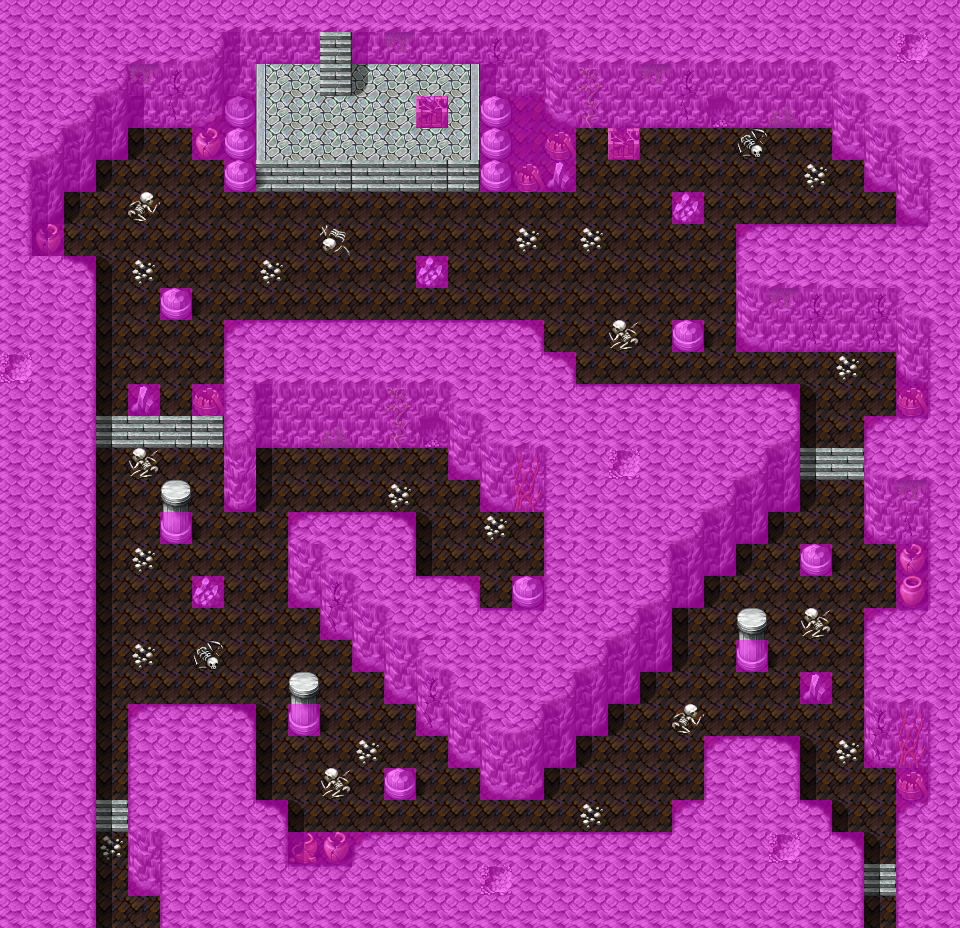

The image is a tile-based game level rendered from a .tmx file. Its description and source (layers, tilesets, objects; grid data summarised) follow:
An orthogonal 30x29 tile map with 32x32 px tiles, 4 tile layers (Ground, Objects, Above, Walkable), 13 tilesets and 13 objects (7x spawn, 3x mapchange, 2x script, key).

<map version="1.0" orientation="orthogonal" width="30" height="29" tilewidth="32" tileheight="32">
    <tileset firstgid="1" name="map_3" tilewidth="32" tileheight="32">
        <image source="../drawable/map_3.png" width="256" height="256" />
    </tileset>
    <tileset firstgid="65" name="map_4" tilewidth="32" tileheight="32">
        <image source="../drawable/map_4.png" width="256" height="256" />
    </tileset>
    <tileset firstgid="129" name="map_5" tilewidth="32" tileheight="32">
        <image source="../drawable/map_5.png" width="256" height="256" />
    </tileset>
    <tileset firstgid="193" name="map_46" tilewidth="32" tileheight="32">
        <image source="../drawable/map_46.png" width="256" height="256" />
    </tileset>
    <tileset firstgid="257" name="map_0" tilewidth="32" tileheight="32">
        <image source="../drawable/map_0.png" width="256" height="256" />
    </tileset>
    <tileset firstgid="321" name="map_43" tilewidth="32" tileheight="32">
        <image source="../drawable/map_43.png" width="256" height="256" />
    </tileset>
    <tileset firstgid="385" name="map_1" tilewidth="32" tileheight="32">
        <image source="../drawable/map_1.png" width="256" height="256" />
    </tileset>
    <tileset firstgid="449" name="map_29" tilewidth="32" tileheight="32">
        <image source="../drawable/map_29.png" width="256" height="256" />
    </tileset>
    <tileset firstgid="513" name="map_14" tilewidth="32" tileheight="32">
        <image source="../drawable/map_14.png" width="256" height="256" />
    </tileset>
    <tileset firstgid="577" name="map_28" tilewidth="32" tileheight="32">
        <image source="../drawable/map_28.png" width="256" height="256" />
    </tileset>
    <tileset firstgid="641" name="map_2" tilewidth="32" tileheight="32">
        <image source="../drawable/map_2.png" width="256" height="256" />
    </tileset>
    <tileset firstgid="705" name="map_9" tilewidth="32" tileheight="32">
        <image source="../drawable/map_9.png" width="256" height="256" />
    </tileset>
    <tileset firstgid="769" name="map_7" tilewidth="32" tileheight="32">
        <image source="../drawable/map_7.png" width="256" height="256" />
    </tileset>
    <layer name="Ground" width="30" height="29">
        <data>[870 cells, 870 non-empty, 11 distinct tile ids]</data>
    </layer>
    <layer name="Objects" width="30" height="29">
        <data>[870 cells, 343 non-empty, 46 distinct tile ids]</data>
    </layer>
    <layer name="Above" width="30" height="29">
        <data>[870 cells, 135 non-empty, 17 distinct tile ids]</data>
    </layer>
    <layer name="Walkable" width="30" height="29">
        <data>[870 cells, 535 non-empty, 1 distinct tile ids]</data>
    </layer>
    <objectgroup name="Mapevents">
        <object name="north" type="mapchange" x="320" y="32" width="32" height="32">
            <properties>
                <property name="map" value="waterwaya5" />
                <property name="place" value="waterwayacave" />
            </properties>
        </object>
        <object name="south1" type="mapchange" x="96" y="896" width="64" height="32">
            <properties>
                <property name="map" value="waterwayacave2" />
                <property name="place" value="north1" />
            </properties>
        </object>
        <object name="south2" type="mapchange" x="864" y="896" width="32" height="32">
            <properties>
                <property name="map" value="waterwayacave2" />
                <property name="place" value="north2" />
            </properties>
        </object>
    </objectgroup>
    <objectgroup name="Spawn">
        <object name="waterwaycavebeast_2" type="spawn" x="416" y="128" width="448" height="192">
            <properties>
                <property name="quantity" value="3" />
                <property name="spawngroup" value="waterwaycavebeast" />
            </properties>
        </object>
        <object name="waterwaycaverockmonster" type="spawn" x="96" y="448" width="384" height="288">
            <properties>
                <property name="quantity" value="3" />
                <property name="spawngroup" value="waterwaycaverockmonster" />
            </properties>
        </object>
        <object name="waterwaycaverockmonster_2" type="spawn" x="288" y="672" width="512" height="160">
            <properties>
                <property name="quantity" value="3" />
                <property name="spawngroup" value="waterwaycaverockmonster" />
            </properties>
        </object>
        <object name="waterwaycavebeast" type="spawn" x="64" y="96" width="384" height="256">
            <properties>
                <property name="quantity" value="3" />
                <property name="spawngroup" value="waterwaycavebeast" />
            </properties>
        </object>
        <object name="waterwaycavebeast_3" type="spawn" x="288" y="448" width="256" height="160">
            <properties>
                <property name="quantity" value="2" />
                <property name="spawngroup" value="waterwaycavebeast" />
            </properties>
        </object>
        <object name="waterwaycaverockmonster_3" type="spawn" x="544" y="320" width="352" height="512">
            <properties>
                <property name="quantity" value="4" />
                <property name="spawngroup" value="waterwaycaverockmonster" />
            </properties>
        </object>
        <object name="tesrekan_guardian" type="spawn" x="96" y="768" width="32" height="32">
            <properties>
                <property name="spawngroup" value="tesrekan_guardian" />
            </properties>
        </object>
    </objectgroup>
    <objectgroup name="Keys">
        <object name="waterwayacaveblock" type="key" x="96" y="736" width="32" height="32">
            <properties>
                <property name="phrase" value="waterwayacaveblock" />
                <property name="requireId" value="nondisplay_2" />
                <property name="requireType" value="questProgress" />
                <property name="requireValue" value="10" />
            </properties>
        </object>
        <object name="waterwayacaveenter_10" type="script" x="224" y="192" width="288" height="32">
            <properties>
                <property name="when" value="enter" />
            </properties>
        </object>
        <object name="waterwaycaveblock_1" type="script" x="96" y="736" width="32" height="32">
            <properties>
                <property name="when" value="enter" />
            </properties>
        </object>
    </objectgroup>
    <objectgroup name="Replace" />
</map>
